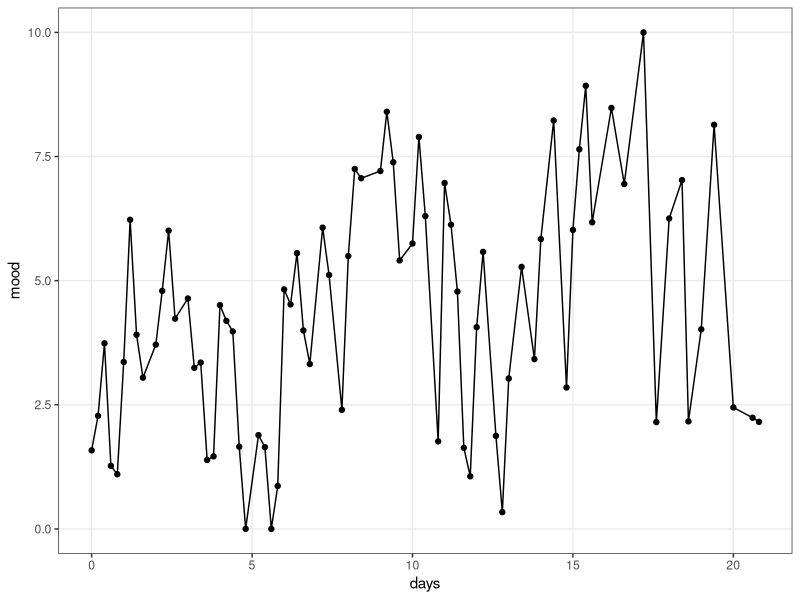
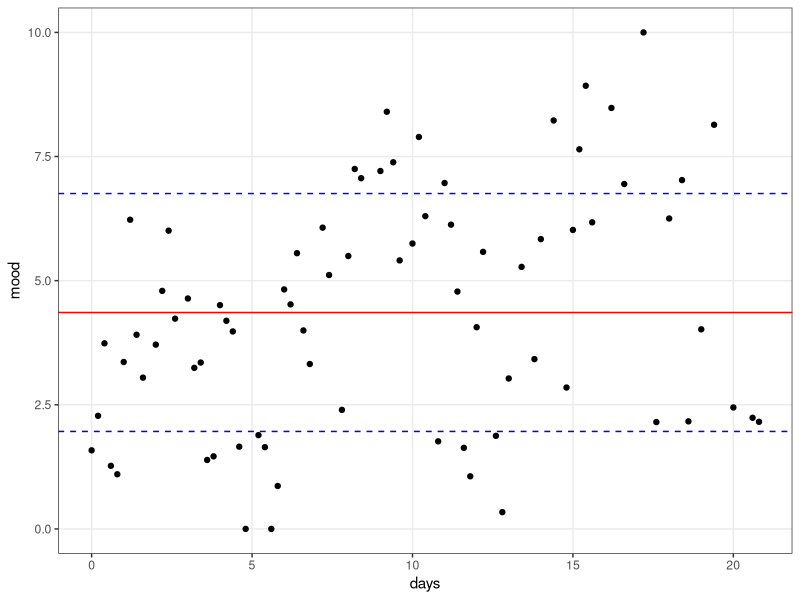
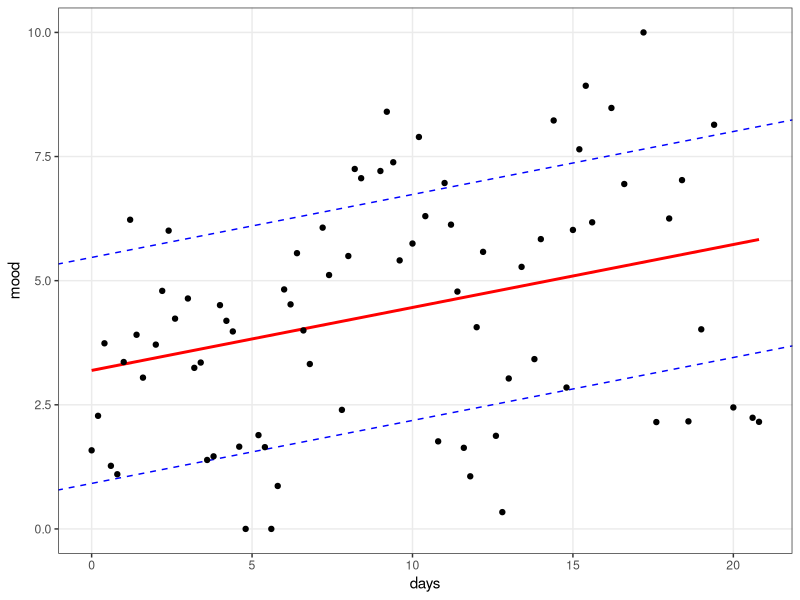
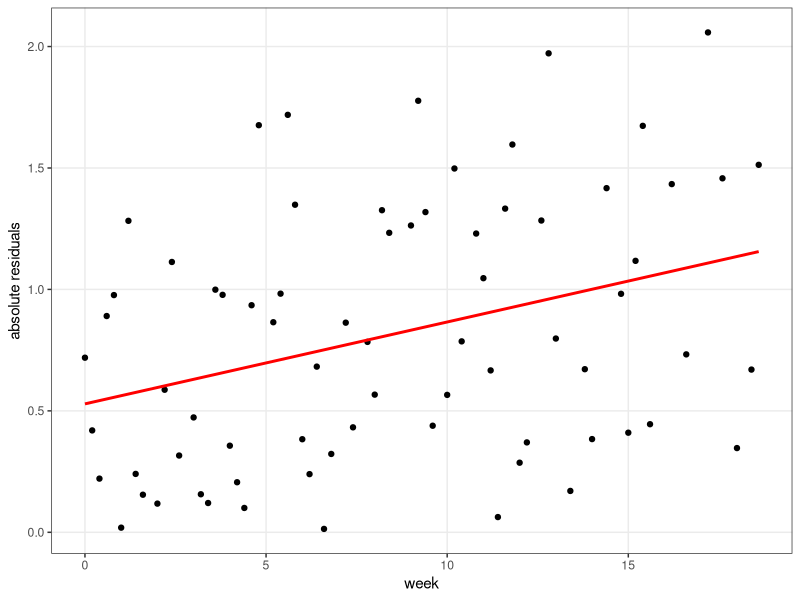
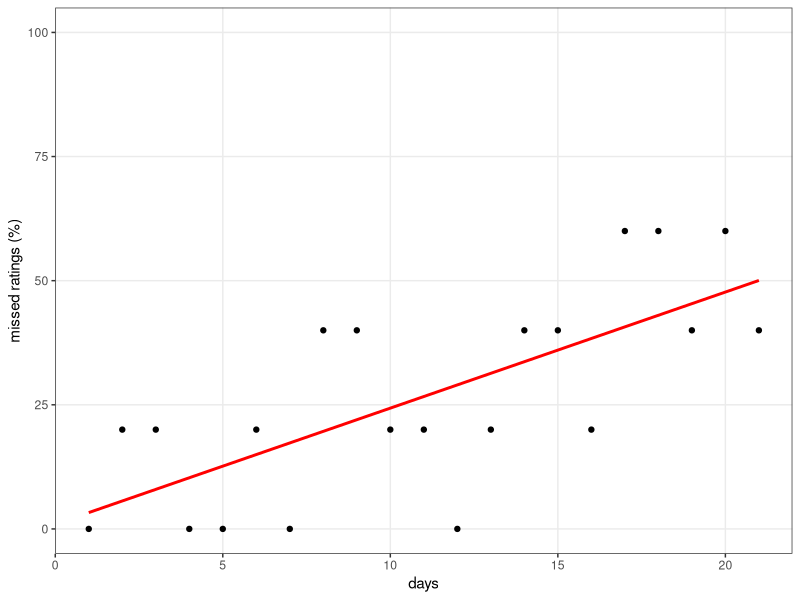
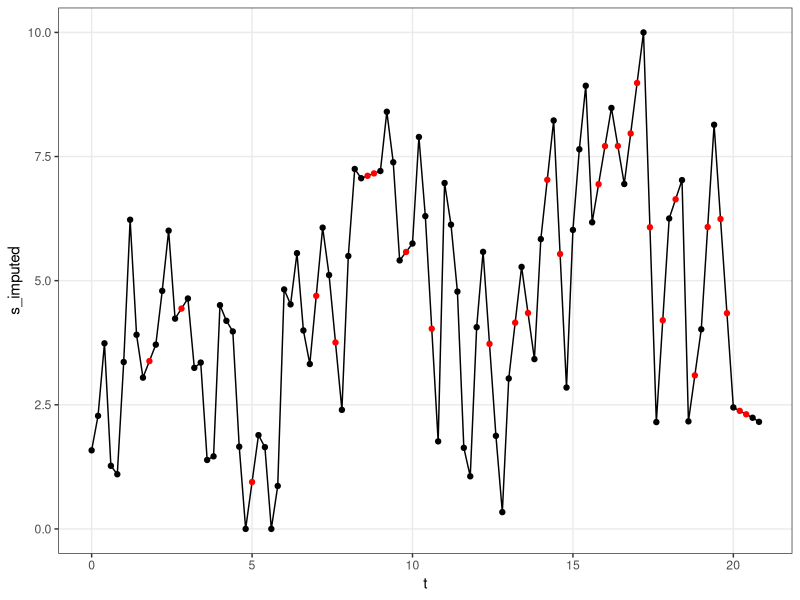
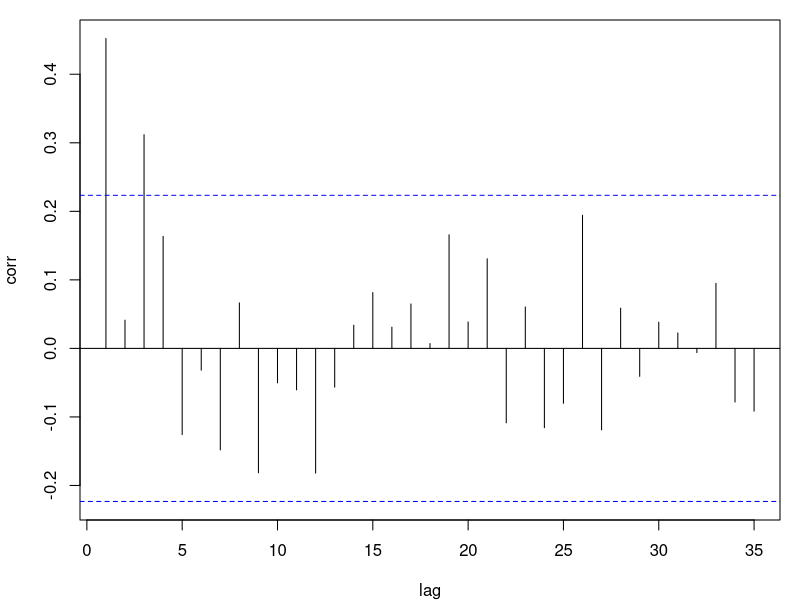
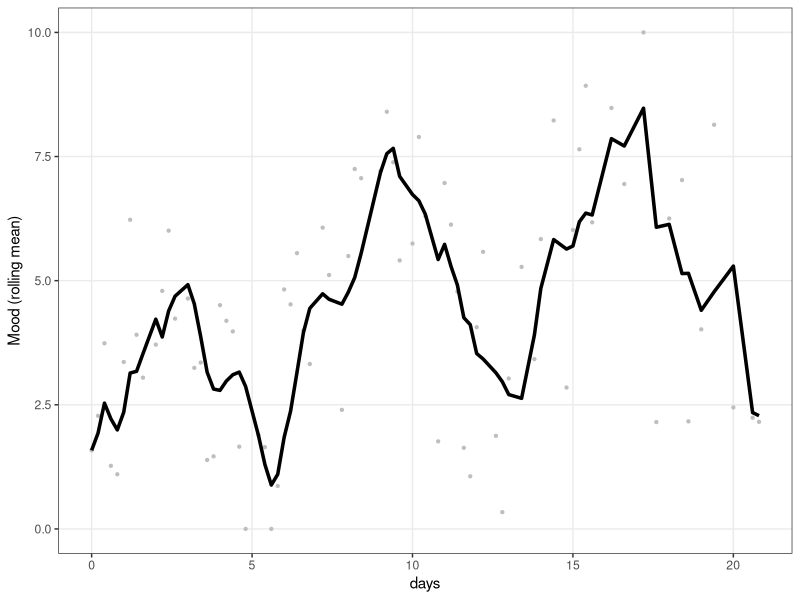

Recreate these plots in R, in order.
## ---- chunk 1
## Constructing the simulated EMA time-series

# libraries
library(ggplot2)
library(gridExtra)
library(psych)

# simulate the signal -------
set.seed(123)
n_measurements_per_day <- 5 
n_days <- 21
n <- n_measurements_per_day * (n_days)
m <- 3
sdev_min <- 1
sdev_max <- 4
trend  <- 3
missingness_prob = c(0.1, 0.5)
autocorrelation = .6

# time
t <- seq(0, (n - 1) * 1 /5, by =  1/5)

# signal
s <- numeric(length(t))

# periodicity
s <- seq(sdev_min, sdev_max, length.out = n) * sin(1   * t * 2 * pi)
s <- s + 0.5 * seq(sdev_min, sdev_max, length.out = n) * sin(1/7 * t * 2 * pi)

# mean + trend + sd (heteroscedastic)
s <- s + rnorm(n, 
               mean = seq(m, m + trend, length.out = n), 
               sd = 0.5)


s <- s + 1 * arima.sim(model = list(ar = autocorrelation), n = n)

# missingness
m1 <- rbinom(n, 1, seq(missingness_prob[1], missingness_prob[2], length.out = n))
s[m1 == 1] <- NA 

# in range
s[s > 10] <- 10
s[s < 0] <- 0

# combine in data.frame
d <- data.frame(t, s)
## ---- chunk 2
# plot signal
e <- subset(d, !is.na(s))
ggplot(e, aes(x = t, y = s)) + 
  geom_line() + 
  geom_point() +
  ylab("mood") + xlab("days") +
  ylim(0, 10) + 
  theme_bw() + theme(panel.grid.minor = element_blank())
## ---- chunk 3
# plot signal with mean and variance
e <- subset(d, !is.na(s))
ggplot(e, aes(x = t, y = s)) +
  geom_hline(yintercept = mean(e$s, na.rm = TRUE), color = "red") + 
  geom_hline(yintercept = mean(e$s, na.rm = TRUE) + sd(e$s, na.rm = TRUE), color = "blue", linetype = 2) +
  geom_hline(yintercept = mean(e$s, na.rm = TRUE) - sd(e$s, na.rm = TRUE), color = "blue", linetype = 2) +
  #geom_line() + 
  geom_point() + 
  ylab("mood") + xlab("days") +
  ylim(0, 10) +
  theme_bw() + theme(panel.grid.minor = element_blank())
## ---- chunk 4
fm = lm(s ~ t, e)
## ---- chunk 5
ggplot(e, aes(x = t, y = s)) +
  geom_smooth(method = "lm", color = "red", se = FALSE) +
  geom_abline(intercept = coef(fm)[1] + sd(resid(fm)), slope = coef(fm)[2], color = "blue", linetype = 2) + 
  geom_abline(intercept = coef(fm)[1] - sd(resid(fm)), slope = coef(fm)[2], color = "blue", linetype = 2) + 
  geom_point() + 
  ylab("mood") + xlab("days") +
  ylim(0, 10) +
  theme_bw() + theme(panel.grid.minor = element_blank())
## ---- chunk 6
e$residuals <- rstandard(fm)
e$week <- (e$t %/% 1 )+ 1

ggplot(subset(e, week < 20), aes(x = t, y = abs(residuals))) +
  geom_point() + 
  geom_smooth(method = "lm", color = "red", se = FALSE) +
  ylab("absolute residuals") + xlab("week") +
  theme_bw() + theme(panel.grid.minor = element_blank())
## ---- chunk 7
d$t_g <- cut(t, 21, labels = 1:21)
p <- prop.table(table(d$t_g, is.na(d$s)), 1)
p <- as.data.frame(p)
p <- subset(p, Var2 == TRUE)
fm2 <- lm(p$Freq ~ as.numeric(p$Var1))
## ---- chunk 8
ggplot(p, aes(x = as.numeric(Var1), y = Freq * 100)) + 
  geom_smooth(method = "lm", color = "red", se = FALSE) +  
  geom_point() + 
  ylab("missed ratings (%)") + xlab("days") +
  ylim(0, 100) + 
  theme_bw() + theme(panel.grid.minor = element_blank())
## ---- chunk 9
# Imputation through interpolation 
impute_interpolation <- function(x) {
  require(zoo)
  
  y = zoo(x)
  
  # fill initial and trailing NA
  if (is.na(y[1])) y[1] = y[which.max(!is.na(y))]
  if (is.na(y[length(y)])) y[length(y)] = y[max((!is.na(y))*(1:length(y)))]
  
  # interpolate
  y_ = as.numeric(na.approx(y))
  
  y_
}

d$s_imputed <- impute_interpolation(d$s)
ggplot(d, aes(x = t, y = s_imputed)) +
  geom_line(color = 1) + 
  geom_point(aes(color = is.na(s))) + 
  scale_color_manual(values=c("black", "red")) +
  guides(color = FALSE) + 
  theme_bw() + theme(panel.grid.minor = element_blank())
## ---- chunk 10
op = par(mar = c(4, 4, 1, 1))
acf(e$s, type = "partial", lag.max = 35, main = "", ylab = "corr", xlab = "lag")
par(op)
## ---- chunk 11
d$rolling_mean <-
  as.numeric(
    zoo::rollapply(
      as.numeric(d$s),
      width = 5,
      FUN = function(x)
        mean(x, na.rm = TRUE),
      fill = NA,
      align = "right",
      partial = TRUE
    )
  )

e <- subset(d, !is.na(s))
ggplot(e, aes(x = t, y = rolling_mean)) +
  geom_point(aes(y = s), color = "grey", size = .8) + 
  geom_line(size = 1.2) + 
  ylab("Mood (rolling mean)") + xlab("days") +
  ylim(0, 10) + 
  theme_bw() + theme(panel.grid.minor = element_blank())

## ---- chunk 12
fa <- spec.pgram(ts(impute_interpolation(d$s), frequency = n_measurements_per_day), 
                 detrend = TRUE, demean = TRUE, 
                 main = "periodogram",  sub = "",
                 xlab = "frequency", log = "no",
                 ylab = "power", type = "h",
                 spans = NULL, taper = 0.01, ci = FALSE)
